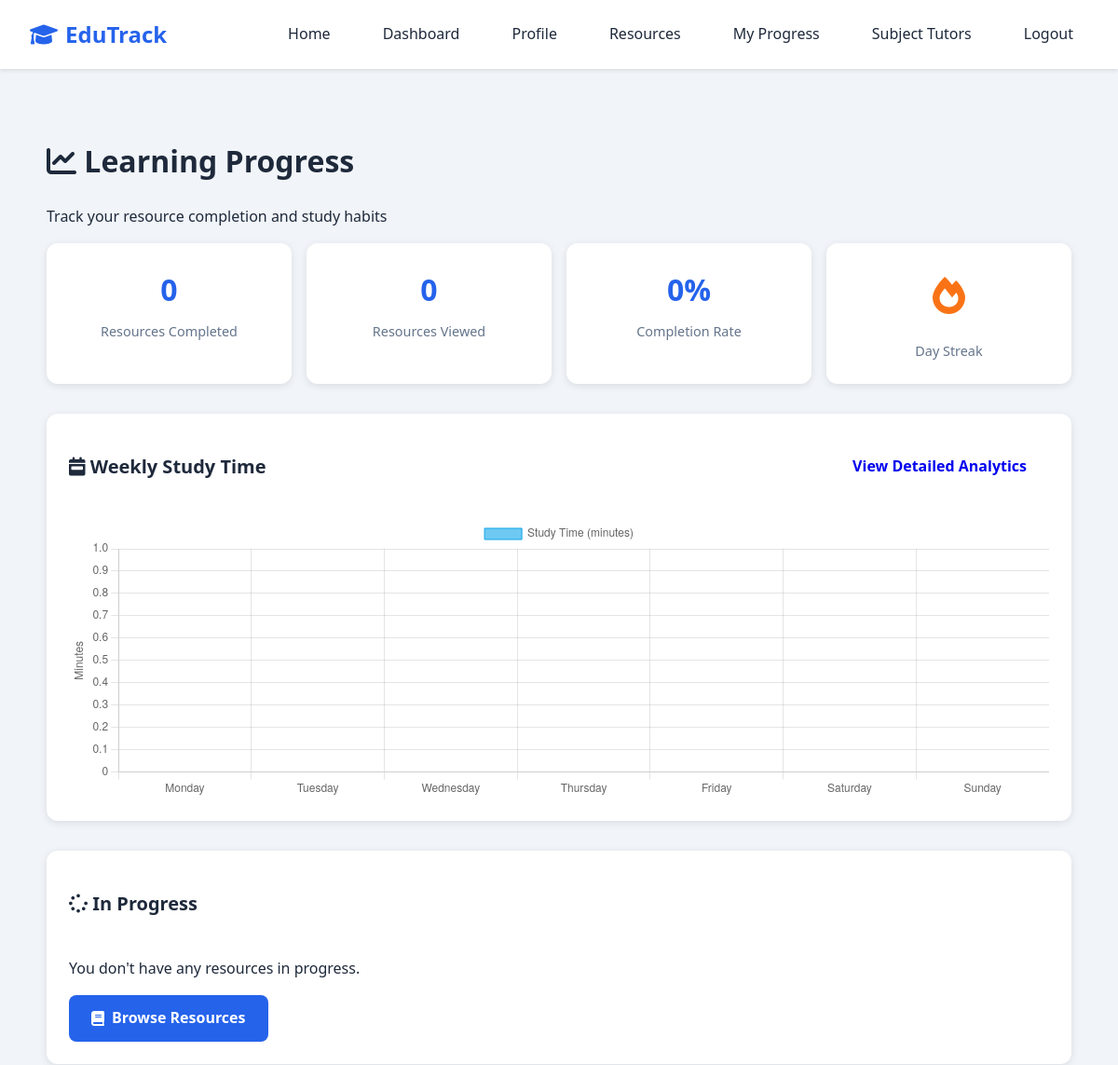
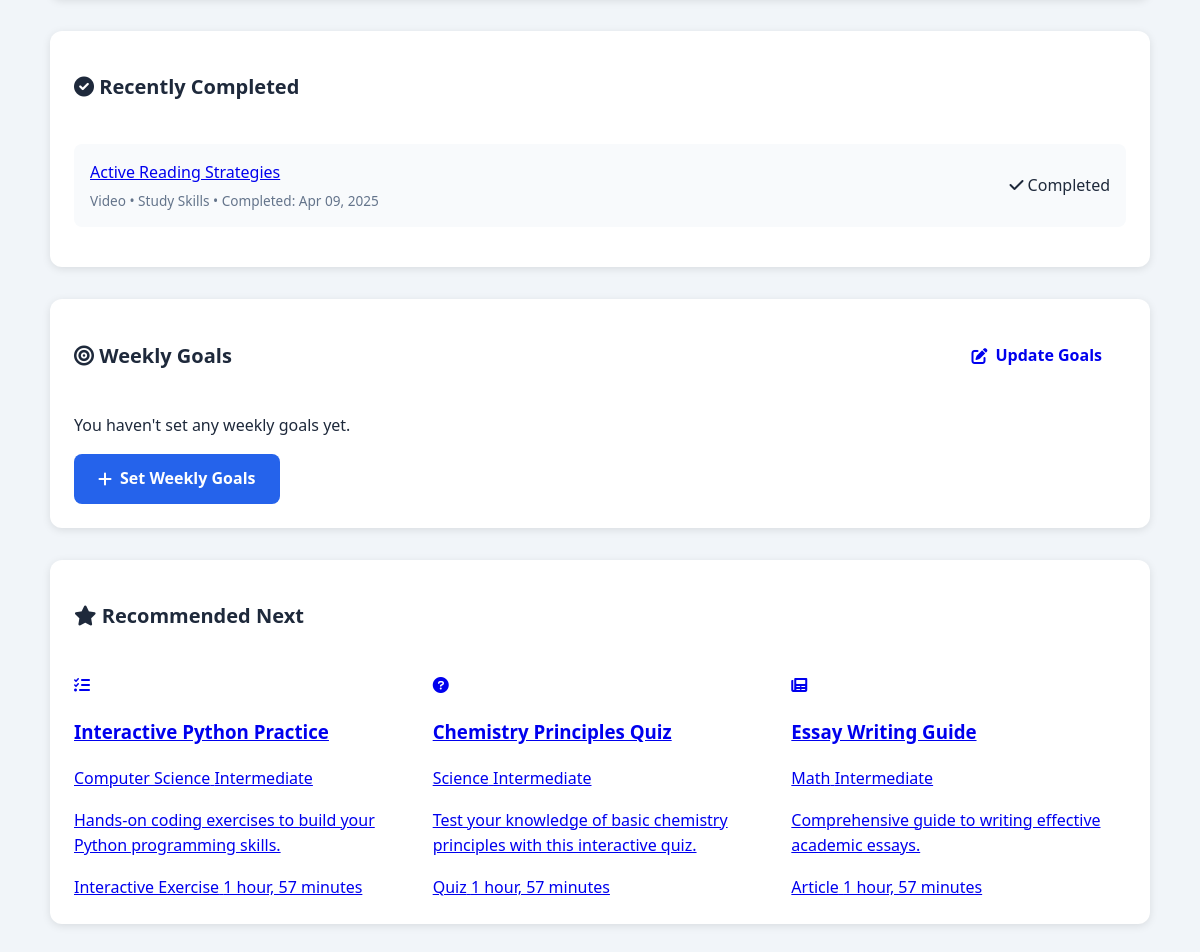
Page /learning-progress/ (signed in) on the committed database (2 pictures, top to bottom).
### predictor/models.py (models this page shows, shortened)
class UserLearningMetrics(models.Model):
    user = models.OneToOneField(User, on_delete=models.CASCADE, related_name='learning_metrics')
    resources_viewed = models.IntegerField(default=0)
    resources_completed = models.IntegerField(default=0)
    total_time_spent = models.IntegerField(default=0)  # In seconds
    average_completion_rate = models.FloatField(default=0)
    favorite_categories = models.JSONField(default=dict)  # Store category_id: count
    learning_streak = models.IntegerField(default=0)  # Days in a row with activity
    last_active_date = models.DateField(null=True, blank=True)
    study_time_distribution = models.JSONField(default=dict)  # Store hour: minutes
    weekly_goals = models.JSONField(default=dict)  # Store goal data
    weekly_goals_met = models.IntegerField(default=0)
    def update_streak(self):
        import datetime
        today = datetime.date.today()
        if not self.last_active_date:
            self.last_active_date = today
            self.learning_streak = 1
            self.save()
            return
        if self.last_active_date == today:
            return

class ResourceProgress(models.Model):
    STATUS_CHOICES = [
        ('not_started', 'Not Started'),
        ('in_progress', 'In Progress'),
        ('completed', 'Completed')
    ]
    user = models.ForeignKey(User, on_delete=models.CASCADE, related_name='resource_progress')
    resource = models.ForeignKey('Resource', on_delete=models.CASCADE, related_name='progress_entries')
    status = models.CharField(max_length=20, choices=STATUS_CHOICES, default='not_started')
    progress_percent = models.IntegerField(default=0)  # For tracking partial completion
    time_spent = models.IntegerField(default=0)  # Time spent in seconds
    last_accessed = models.DateTimeField(auto_now=True)
    completion_date = models.DateTimeField(null=True, blank=True)
    notes = models.TextField(blank=True)
    class Meta:
        unique_together = ('user', 'resource')

class Resource(models.Model):
    DIFFICULTY_CHOICES = [
        ('beginner', 'Beginner'),
        ('intermediate', 'Intermediate'),
        ('advanced', 'Advanced')
    ]
    TYPE_CHOICES = [
        ('video', 'Video'),
        ('article', 'Article'),
        ('book', 'Book'),
        ('exercise', 'Interactive Exercise'),
        ('quiz', 'Quiz'),
        ('tool', 'Tool'),
        ('other', 'Other')
    ]
    title = models.CharField(max_length=200)
    description = models.TextField()
    url = models.URLField()
    thumbnail = models.URLField(blank=True, help_text="URL to thumbnail image")
    category = models.ForeignKey(ResourceCategory, on_delete=models.CASCADE, related_name='resources')
    subjects = models.ManyToManyField(Subject, related_name='resources')
    difficulty = models.CharField(max_length=20, choices=DIFFICULTY_CHOICES, default='intermediate')
    resource_type = models.CharField(max_length=20, choices=TYPE_CHOICES, default='article')
    learning_styles = models.JSONField(default=list, help_text="List of learning styles this resource is good for")
    upload_date = models.DateTimeField(auto_now_add=True)
    uploaded_by = models.ForeignKey(User, on_delete=models.SET_NULL, null=True, related_name='uploaded_resources')
    is_approved = models.BooleanField(default=False, help_text="Admin approval status")
    keywords = models.JSONField(default=list, help_text="List of keywords related to this resource")
    class Meta:
        ordering = ['-upload_date']

class ResourceCategory(models.Model):
    name = models.CharField(max_length=100)
    description = models.TextField(blank=True)
    icon = models.CharField(max_length=50, help_text="Font Awesome icon class", default="fas fa-book")
    class Meta:
        verbose_name_plural = "Resource categories"

### predictor/views.py (the view)
# urls.py: path('learning-progress/', views.learning_progress, name='learning_progress'),
@login_required
def learning_progress(request):
    user = request.user
    metrics, created = UserLearningMetrics.objects.get_or_create(user=user)
    progress_entries = ResourceProgress.objects.filter(
        user=user
    ).select_related('resource').order_by('-last_accessed')[:10]
    completed_resources = ResourceProgress.objects.filter(
        user=user,
        status='completed'
    ).select_related('resource').order_by('-completion_date')
    in_progress_resources = ResourceProgress.objects.filter(
        user=user,
        status='in_progress'
    ).select_related('resource').order_by('-last_accessed')
    from django.db.models import Avg
    progress_by_category = ResourceProgress.objects.filter(
        user=user
    ).values('resource__category__name').annotate(
        avg_progress=Avg('progress_percent')
    ).order_by('-avg_progress')
    today = timezone.now().date()
    start_of_week = today - timedelta(days=today.weekday())
    daily_study_time = LearningSession.objects.filter(
        user=user,
        start_time__date__gte=start_of_week
    ).annotate(
        date=TruncDate('start_time')
    ).values('date').annotate(
        total_minutes=Sum('duration') / 60
    ).order_by('date')
    days_of_week = ["Monday", "Tuesday", "Wednesday", "Thursday", "Friday", "Saturday", "Sunday"]
    weekly_data = {day: 0 for day in days_of_week}
    for entry in daily_study_time:
        day_index = entry['date'].weekday()
        weekly_data[days_of_week[day_index]] = round(entry['total_minutes'], 1)
    metrics.update_streak()
    completed_resource_ids = ResourceProgress.objects.filter(
        user=user, status='completed'
    ).values_list('resource_id', flat=True)
    engaged_categories = UserResourceInteraction.objects.filter(
        user=user
    ).values_list('resource__category_id', flat=True).distinct()
    recommended_resources = Resource.objects.filter(
        category_id__in=engaged_categories,
        is_approved=True
    ).exclude(
        id__in=completed_resource_ids
    ).order_by('?')[:3]
    return render(request, 'learning_progress.html', {
        'metrics': metrics,
        'progress_entries': progress_entries,
        'completed_resources': completed_resources,
        'in_progress_resources': in_progress_resources,
        'progress_by_category': progress_by_category,
        'weekly_data': weekly_data,
        'recommended_resources': recommended_resources,
        'progress_percent': round((metrics.resources_completed / max(metrics.resources_viewed, 1)) * 100, 1) if metrics.resources_viewed > 0 else 0
    })

### predictor/templates/learning_progress.html (shortened to what this page needs)
{% extends 'base.html' %}
{% block content %}
<div class="progress-container">
    <h1><i class="fas fa-chart-line"></i> Learning Progress</h1>
    <p class="text-muted">Track your resource completion and study habits</p>
    <div class="metrics-grid">
        <div class="metric-card">
            <div class="metric-value">{{ metrics.resources_completed }}</div>
            <div class="metric-label">Resources Completed</div>
        </div>
        <div class="metric-card">
            <div class="metric-value">{{ metrics.resources_viewed }}</div>
            <div class="metric-label">Resources Viewed</div>
        </div>
        <div class="metric-card">
            <div class="metric-value">{{ progress_percent }}%</div>
            <div class="metric-label">Completion Rate</div>
        </div>
        <div class="metric-card">
            <div class="streak-container">
                <div class="streak-flame"><i class="fas fa-fire"></i></div>
                <div class="metric-label">Day Streak</div>
            </div>
        </div>
    </div>
    <div class="progress-section">
        <div class="section-header">
            <h2 class="section-title"><i class="fas fa-calendar-week"></i> Weekly Study Time</h2>
            <a href="{% url 'analytics_dashboard' %}" class="btn btn-outline-primary btn-sm">
                View Detailed Analytics
            </a>
        </div>
        <div class="chart-container">
            <canvas id="weeklyChart"></canvas>
        </div>
    </div>
    <div class="progress-section">
        <div class="section-header">
            <h2 class="section-title"><i class="fas fa-spinner"></i> In Progress</h2>
        </div>
        {% if in_progress_resources %}
            <div class="progress-list">
                {% for progress in in_progress_resources %}
                    <div class="progress-item">
                        <div class="item-info">
                            <div class="item-title">
                                <a href="{% url 'resource_detail' resource_id=progress.resource.id %}">
                                    {{ progress.resource.title }}
                                </a>
                            </div>
                            <div class="item-meta">
                                {{ progress.resource.get_resource_type_display }} • {{ progress.resource.category.name }} •
                                Last accessed: {{ progress.last_accessed|date:"M d, Y" }}
                            </div>
                        </div>
                        <div class="item-progress">
                            <div class="progress-bar">
                                <div class="progress-fill" style="width: {{ progress.progress_percent }}%"></div>
                            </div>
                            <div class="text-end text-muted small">{{ progress.progress_percent }}%</div>
                        </div>
                    </div>
                {% endfor %}
            </div>
        {% else %}
            <div class="empty-state">
                <p>You don't have any resources in progress.</p>
                <a href="{% url 'resource_library' %}" class="btn btn-primary">
                    <i class="fas fa-book"></i> Browse Resources
                </a>
            </div>
        {% endif %}
    </div>
    <div class="progress-section">
        <div class="section-header">
            <h2 class="section-title"><i class="fas fa-check-circle"></i> Recently Completed</h2>
        </div>
        {% if completed_resources %}
            <div class="progress-list">
                {% for progress in completed_resources|slice:":5" %}
                    <div class="progress-item">
                        <div class="item-info">
                            <div class="item-title">
                                <a href="{% url 'resource_detail' resource_id=progress.resource.id %}">
                                    {{ progress.resource.title }}
                                </a>
                            </div>
                            <div class="item-meta">
                                {{ progress.resource.get_resource_type_display }} • {{ progress.resource.category.name }} •
                                Completed: {{ progress.completion_date|date:"M d, Y" }}
                            </div>
                        </div>
                        <div>
                            <span class="badge badge-success">
                                <i class="fas fa-check"></i> Completed
                            </span>
                        </div>
                    </div>
                {% endfor %}
            </div>
        {% endif %}
    </div>
    <div class="progress-section goals-section">
        <div class="section-header">
            <h2 class="section-title"><i class="fas fa-bullseye"></i> Weekly Goals</h2>
            <a href="{% url 'set_weekly_goals' %}" class="btn btn-outline-primary btn-sm">
                <i class="fas fa-edit"></i> Update Goals
            </a>
        </div>
        {% if metrics.weekly_goals %}
            <div class="row">
                <div class="col-md-6">
                    <div class="goal-item">
                        <label>Study Time: {{ weekly_goals_progress.minutes_achieved }} / {{ metrics.weekly_goals.minutes }} minutes</label>
                        <div class="goal-progress">
                            <div class="progress-fill" style="width: {{ weekly_goals_progress.minutes_percent }}%"></div>
                        </div>
                    </div>
                </div>
                <div class="col-md-6">
                    <div class="goal-item">
                        <label>Resources completed: {{ weekly_goals_progress.resources_achieved }} / {{ metrics.weekly_goals.resources }}</label>
                        <div class="goal-progress">
                            <div class="progress-fill" style="width: {{ weekly_goals_progress.resources_percent }}%"></div>
                        </div>
                    </div>
                </div>
            </div>
        {% else %}
            <p>You haven't set any weekly goals yet.</p>
            <a href="{% url 'set_weekly_goals' %}" class="btn btn-primary">
                <i class="fas fa-plus"></i> Set Weekly Goals
            </a>
        {% endif %}
    </div>
    {% if recommended_resources %}
        <div class="progress-section">
            <div class="section-header">
                <h2 class="section-title"><i class="fas fa-star"></i> Recommended Next</h2>
            </div>
            <div class="resources-grid">
                {% for resource in recommended_resources %}
                    {% include 'resource_card.html' with resource=resource %}
                {% endfor %}
            </div>
        </div>
    {% endif %}
</div>
{% endblock %}
{% block scripts %}
<script>
    document.addEventListener('DOMContentLoaded', function() {
        // Weekly chart
        const weeklyData = {{ weekly_data|safe }};
        const ctx = document.getElementById('weeklyChart').getContext('2d');
        const days = ["Monday", "Tuesday", "Wednesday", "Thursday", "Friday", "Saturday", "Sunday"];
        const values = days.map(day => weeklyData[day] || 0);
        new Chart(ctx, {
            type: 'bar',
            data: {
                labels: days,
                datasets: [{
                    label: 'Study Time (minutes)',
                    data: values,
                    backgroundColor: 'rgba(14, 165, 233, 0.6)',
                    borderColor: 'rgba(14, 165, 233, 1)',
                    borderWidth: 1
                }]
            },
            options: {
                responsive: true,
                maintainAspectRatio: false,
                scales: {
                    y: {
                        beginAtZero: true,
                        title: {
                            display: true,
                            text: 'Minutes'
                        }
                    }
                }
            }
        });
    });
</script>
{% endblock %}

### predictor/templates/resource_card.html
<a href="{% url 'resource_detail' resource_id=resource.id %}" class="resource-card" data-type="{{ resource.resource_type }}">
    {% if resource.thumbnail %}
        <div class="resource-thumbnail" style="background-image: url('{{ resource.thumbnail }}')"></div>
    {% else %}
        <div class="resource-thumbnail">
            {% if resource.resource_type == 'video' %}
                <i class="fas fa-video"></i>
            {% elif resource.resource_type == 'article' %}
                <i class="fas fa-newspaper"></i>
            {% elif resource.resource_type == 'book' %}
                <i class="fas fa-book"></i>
            {% elif resource.resource_type == 'exercise' %}
                <i class="fas fa-tasks"></i>
            {% elif resource.resource_type == 'quiz' %}
                <i class="fas fa-question-circle"></i>
            {% elif resource.resource_type == 'tool' %}
                <i class="fas fa-tools"></i>
            {% else %}
                <i class="fas fa-file"></i>
            {% endif %}
        </div>
    {% endif %}
    <div class="resource-content">
        <h3 class="resource-title">{{ resource.title }}</h3>
        <div class="resource-meta">
            {% if resource.category %}
                <span class="tag">{{ resource.category.name }}</span>
            {% endif %}
            <span class="badge
                {% if resource.difficulty == 'beginner' %}badge-success{% elif resource.difficulty == 'advanced' %}badge-warning{% else %}badge-primary{% endif %}">
                {{ resource.get_difficulty_display }}
            </span>
        </div>
        <p class="resource-description">{{ resource.description|truncatechars:100 }}</p>
        <div class="resource-footer">
            <span class="tag">{{ resource.get_resource_type_display }}</span>
            <span class="time-ago">{{ resource.upload_date|timesince }}</span>
        </div>
    </div>
</a>

### rows in the picture
UserLearningMetrics: resources_completed "0", resources_viewed "0"
ResourceProgress: resource "Active Reading Strategies", resource.resource_type "Video", resource.category.name "Study Skills", completion_date "Apr 09, 2025"
Resource: title "Interactive Python Practice", category.name "Computer Science", difficulty "Intermediate", description "Hands-on coding exercises to build your Python programming skills.", resource_type "Interactive Exercise", upload_date "1 hour, 57 minutes"
Resource: title "Chemistry Principles Quiz", category.name "Science", difficulty "Intermediate", description "Test your knowledge of basic chemistry principles with this interactive quiz.", resource_type "Quiz", upload_date "1 hour, 57 minutes"
Resource: title "Essay Writing Guide", category.name "Math", difficulty "Intermediate", description "Comprehensive guide to writing effective academic essays.", resource_type "Article", upload_date "1 hour, 57 minutes"

### other values in the picture
{{ progress_percent }} "0"
chart data {{ weekly_data|safe }} {'Monday': 0, 'Tuesday': 0, 'Wednesday': 0, 'Thursday': 0, 'Friday': 0, 'Saturday': 0, 'Sunday': 0}
